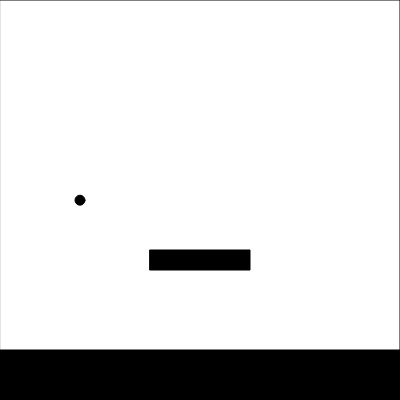
Frame 1 (no input)
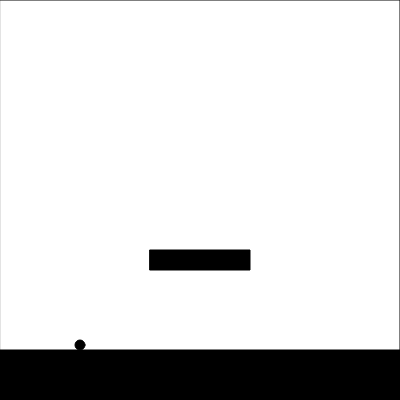
Frame 60 (no input)
Frame 120 (the mouse pressed at the canvas centre since frame 60): identical to frame 60, image omitted

The p5.js sketch that drew these frames (run headless with seeded random() and noise() and a simulated clock; from frame 60 on, the mouse is pressed at the canvas centre):

// p5.js sketch
// ── sketch.js
let ball;
let platforms;

function setup() {
  createCanvas(400, 400);
  ball = new Ball(width / 5, height / 2, 10);
  let platform1 = new Platform(0, 350, 400, 50);
  let platform2 = new Platform(150, 250, 100, 20);

  platforms = [platform1, platform2];
}

function draw() {
  fill(255);
  stroke(0);
  rect(0, 0, width, height);

  for (let pf of platforms) {
    pf.draw();
  }

  ball.move(platforms);
  ball.draw();
}

function keyPressed() {
  ball.keyPressed();
}

function keyReleased() {
  ball.keyReleased();
}

// ── Ball.js
class Ball {
  constructor(_x, _y, _r) {
    this.x = _x;
    this.y = _y;
    this.r = _r;
    this.g = 0.2;
    this.vX = 3;
    this.vY = 0;
    this.vJ = -7.5;
    this.atBottom = false;
    this.moves = [false, false, false];
  }

  draw() {
    fill(0);
    stroke(0);
    circle(this.x, this.y, this.r);
  }

  move(platforms) {
    let direction = 0;
    if (this.moves[0]) {
      direction -= 1;
    }
    if (this.moves[2]) {
      direction += 1;
    }
    if (this.moves[1] && this.atBottom) {
      this.jump();
    }
    if (direction < 0) {
      this.moveLeft();
    }
    if (direction > 0) {
      this.moveRight();
    }
    this.x = constrain(this.x, this.r / 2, width - this.r / 2);

    this.vY += this.g;
    this.y += this.vY;

    for (let pf of platforms) {
      if (this.vY > 0) {
        if (pf.isCollided(this.x, this.y + this.r / 2)) {
          this.vY = 0;
          this.y = pf.y - this.r / 2;
          this.atBottom = true;
          break;
        }
      }
    }
  }

  moveLeft() {
    this.x -= this.vX;
  }

  moveRight() {
    this.x += this.vX;
  }

  jump() {
    this.vY = this.vJ;
    this.y += this.vY;
    this.atBottom = false;
  }

  keyPressed() {
    if (keyCode == LEFT_ARROW) {
      this.moves[0] = true;
    }
    if (keyCode == UP_ARROW) {
      this.moves[1] = true;
    }
    if (keyCode == RIGHT_ARROW) {
      this.moves[2] = true;
    }
  }

  keyReleased() {
    if (keyCode == LEFT_ARROW) {
      this.moves[0] = false;
    }
    if (keyCode == UP_ARROW) {
      this.moves[1] = false;
    }
    if (keyCode == RIGHT_ARROW) {
      this.moves[2] = false;
    }
  }
}

// ── Platform.js
class Platform {
  constructor(_x, _y, _w, _h) {
    (this.x = _x), (this.y = _y), (this.w = _w), (this.h = _h);
  }

  draw() {
    fill(0);
    stroke(0);
    rect(this.x, this.y, this.w, this.h);
  }

  isCollided(x, y) {
    let xIn = x >= this.x && x <= this.x + this.w;
    let yIn = y >= this.y && y <= this.y + this.h;
    return xIn && yIn;
  }
}
